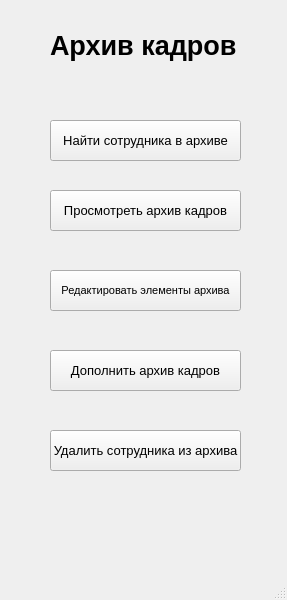
<?xml version="1.0" encoding="UTF-8"?>
<ui version="4.0">
 <class>MainWindow</class>
 <widget class="QMainWindow" name="MainWindow">
  <property name="geometry">
   <rect>
    <x>0</x>
    <y>0</y>
    <width>287</width>
    <height>600</height>
   </rect>
  </property>
  <property name="windowTitle">
   <string>Архив кадров</string>
  </property>
  <widget class="QWidget" name="centralwidget">
   <widget class="QLabel" name="Name_text">
    <property name="geometry">
     <rect>
      <x>50</x>
      <y>30</y>
      <width>201</width>
      <height>31</height>
     </rect>
    </property>
    <property name="font">
     <font>
      <pointsize>20</pointsize>
      <weight>75</weight>
      <italic>false</italic>
      <bold>true</bold>
      <underline>false</underline>
      <strikeout>false</strikeout>
      <kerning>true</kerning>
     </font>
    </property>
    <property name="text">
     <string>Архив кадров</string>
    </property>
   </widget>
   <widget class="QPushButton" name="watch_archive_btn">
    <property name="geometry">
     <rect>
      <x>50</x>
      <y>190</y>
      <width>191</width>
      <height>41</height>
     </rect>
    </property>
    <property name="font">
     <font>
      <pointsize>10</pointsize>
      <weight>50</weight>
      <italic>false</italic>
      <bold>false</bold>
      <underline>false</underline>
     </font>
    </property>
    <property name="text">
     <string>Просмотреть архив кадров</string>
    </property>
   </widget>
   <widget class="QPushButton" name="change_archive_btn">
    <property name="geometry">
     <rect>
      <x>50</x>
      <y>270</y>
      <width>191</width>
      <height>41</height>
     </rect>
    </property>
    <property name="font">
     <font>
      <pointsize>8</pointsize>
      <weight>50</weight>
      <italic>false</italic>
      <bold>false</bold>
      <underline>false</underline>
     </font>
    </property>
    <property name="text">
     <string>Редактировать элементы архива</string>
    </property>
   </widget>
   <widget class="QPushButton" name="add_archive_btn">
    <property name="geometry">
     <rect>
      <x>50</x>
      <y>350</y>
      <width>191</width>
      <height>41</height>
     </rect>
    </property>
    <property name="font">
     <font>
      <pointsize>10</pointsize>
      <weight>50</weight>
      <italic>false</italic>
      <bold>false</bold>
      <underline>false</underline>
     </font>
    </property>
    <property name="text">
     <string>Дополнить архив кадров</string>
    </property>
   </widget>
   <widget class="QPushButton" name="delete_archive_btn">
    <property name="geometry">
     <rect>
      <x>50</x>
      <y>430</y>
      <width>191</width>
      <height>41</height>
     </rect>
    </property>
    <property name="font">
     <font>
      <pointsize>10</pointsize>
      <weight>50</weight>
      <italic>false</italic>
      <bold>false</bold>
      <underline>false</underline>
     </font>
    </property>
    <property name="text">
     <string>Удалить сотрудника из архива</string>
    </property>
   </widget>
   <widget class="QPushButton" name="find_archive_btn">
    <property name="geometry">
     <rect>
      <x>50</x>
      <y>120</y>
      <width>191</width>
      <height>41</height>
     </rect>
    </property>
    <property name="font">
     <font>
      <pointsize>10</pointsize>
      <weight>50</weight>
      <italic>false</italic>
      <bold>false</bold>
      <underline>false</underline>
      <kerning>true</kerning>
     </font>
    </property>
    <property name="text">
     <string>Найти сотрудника в архиве</string>
    </property>
   </widget>
  </widget>
  <widget class="QMenuBar" name="menubar">
   <property name="geometry">
    <rect>
     <x>0</x>
     <y>0</y>
     <width>287</width>
     <height>21</height>
    </rect>
   </property>
  </widget>
  <widget class="QStatusBar" name="statusbar"/>
 </widget>
 <resources/>
 <connections/>
</ui>
